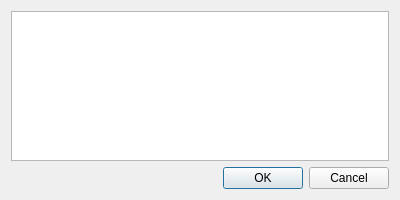
<?xml version="1.0" encoding="UTF-8"?>
<ui version="4.0">
 <class>Dialog</class>
 <widget class="QDialog" name="Dialog">
  <property name="geometry">
   <rect>
    <x>0</x>
    <y>0</y>
    <width>400</width>
    <height>200</height>
   </rect>
  </property>
  <property name="windowTitle">
   <string>Dialog</string>
  </property>
  <layout class="QGridLayout" name="gridLayout">
   <item row="1" column="0">
    <widget class="QDialogButtonBox" name="buttonBox">
     <property name="orientation">
      <enum>Qt::Horizontal</enum>
     </property>
     <property name="standardButtons">
      <set>QDialogButtonBox::Cancel|QDialogButtonBox::Ok</set>
     </property>
    </widget>
   </item>
   <item row="0" column="0">
    <widget class="QTextEdit" name="textEdit"/>
   </item>
  </layout>
 </widget>
 <resources/>
 <connections>
  <connection>
   <sender>buttonBox</sender>
   <signal>accepted()</signal>
   <receiver>Dialog</receiver>
   <slot>accept()</slot>
   <hints>
    <hint type="sourcelabel">
     <x>248</x>
     <y>254</y>
    </hint>
    <hint type="destinationlabel">
     <x>157</x>
     <y>274</y>
    </hint>
   </hints>
  </connection>
  <connection>
   <sender>buttonBox</sender>
   <signal>rejected()</signal>
   <receiver>Dialog</receiver>
   <slot>reject()</slot>
   <hints>
    <hint type="sourcelabel">
     <x>316</x>
     <y>260</y>
    </hint>
    <hint type="destinationlabel">
     <x>286</x>
     <y>274</y>
    </hint>
   </hints>
  </connection>
 </connections>
</ui>
